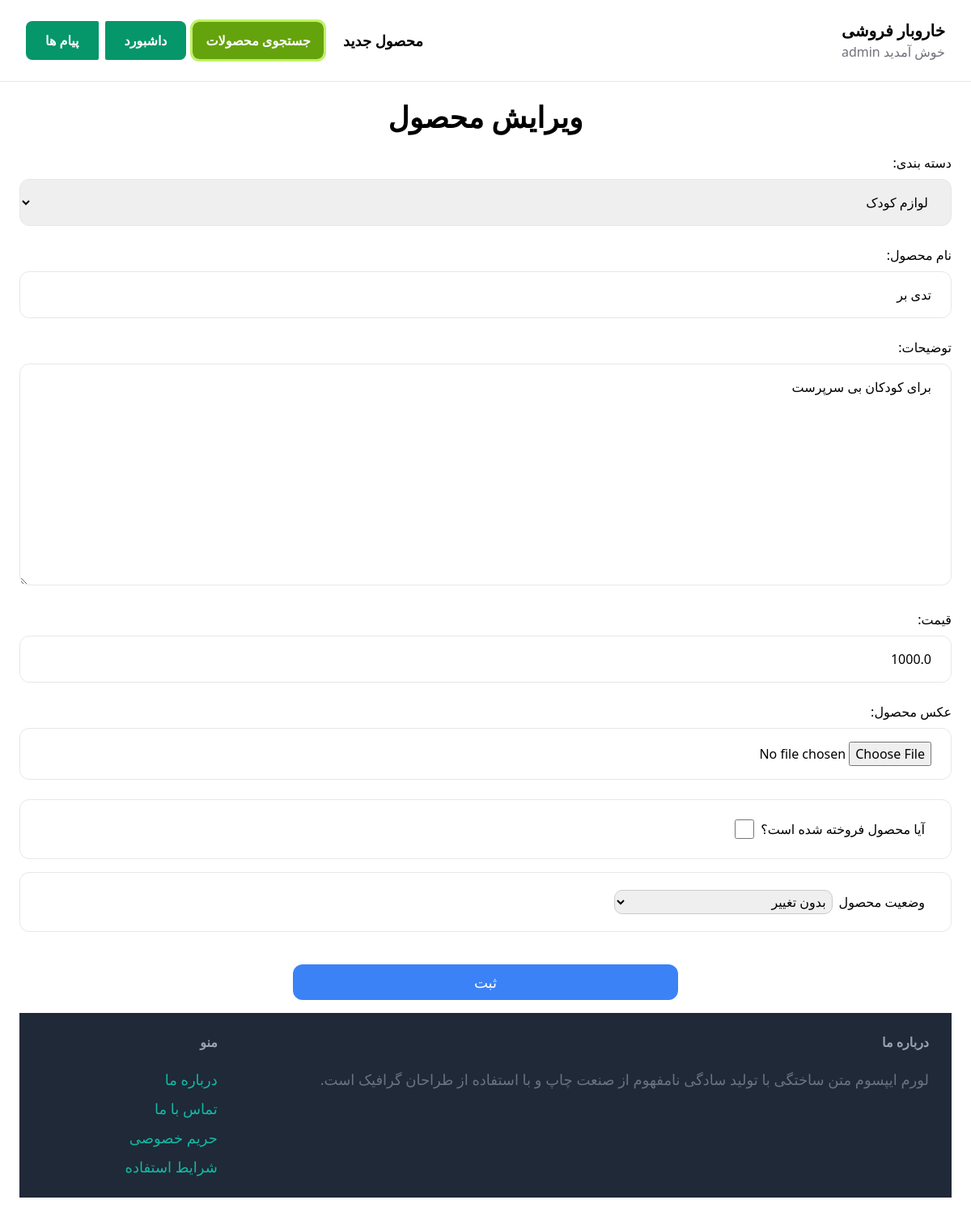
Page /items/30/edit (signed in) on the committed database.
### item/models.py (models this page shows, shortened)
class Item(models.Model):
    category = models.ForeignKey(Category , related_name='items',on_delete=models.CASCADE,verbose_name='دسته بندی')
    name = models.CharField(max_length=255,verbose_name='نام محصول')
    description = models.TextField(blank=True, null=True,verbose_name='توضیحات')
    price = models.FloatField(verbose_name='قیمت')
    image = models.ImageField(upload_to='item_images',blank=True,null=True,verbose_name='عکس محصول')
    is_sold = models.BooleanField(default=False,verbose_name='آیا محصول فروخته شده است؟')
    is_deleted = models.BooleanField(default=False)
    created_by = models.ForeignKey(User, related_name='items', on_delete=models.CASCADE)
    created_at = jmodels.jDateTimeField(auto_now_add=True)
    is_approved = models.BooleanField(default=False,verbose_name='آیا محصول مورد تایید است؟')
    is_rejected = models.BooleanField(default=False,)
    reject_msg = models.TextField(blank=True, null=True, verbose_name='توضیحات عدم تایید محصول')
    modified_at = jmodels.jDateTimeField(auto_now=True)

### item/views.py (the view)
# urls.py: path('<int:pk>/edit', views.edit_item , name='edit'),
@login_required
def edit_item(request, pk):
    item = get_object_or_404(Item, pk=pk)
    if not (request.user == item.created_by or request.user.is_superuser):
        return render(request, 'core/403.html', status=403)
    if request.method == 'POST':
        if request.user.is_superuser:
            form = AdminEditItemForm(request.POST, request.FILES, instance=item)
        else:
            form = EditItemForm(request.POST, request.FILES, instance=item)
        if form.is_valid():
            if request.user.is_superuser:
                action = form.cleaned_data.get('action')  # Use get() method to avoid KeyError
                if action == 'is_rejected':
                    item.is_rejected = True
                    item.is_approved = False
                elif action == 'is_approved':
                    item.is_rejected = False
                    item.is_approved = True
            else: # if user edited, item would go to admin check state
                item.is_approved = False
                item.is_rejected = False
            form.save()
            return redirect('item:detail', pk=item.id)
    else:
        if request.user.is_superuser:
            form = AdminEditItemForm(instance=item)
        else:
            form = EditItemForm(instance=item)
    return render(request, 'item/form.html', {
        'form': form,
        'title': 'ویرایش محصول',
        'user': request.user,
    })

### core/context_processors.py (called while the page is built)
def js_messages(request):
    js_messages = [str(message) for message in messages.get_messages(request)]
    return {'js_messages': js_messages}

### item/models.py (called while the page is built)
    def __str__(self):
        return self.name

### item/templates/item/form.html (shortened to what this page needs)
{% extends "core/base.html" %}
{% block content %}
<center><h1 class='mb-6 mx-0 text-4xl font-bold '>{{ title }}</h1></center>
<form action="" enctype="multipart/form-data" method="POST">
    <div class="space-y-4">
        {% for field in form %}
            {% if field.name == 'is_sold' %}
                <div class="py-4 px-6 rounded-xl border w-full">
                    <label for="{{ field.id_for_label }}" class="flex items-center">
                        <span class="m-2">{{ field.label }}</span>
                        {{ field }}
                    </label>
                </div>
            {% elif request.user.is_superuser and field.name == 'action' %}
                <div class="py-4 px-6 rounded-xl border w-full">
                    <label for="{{ field.id_for_label }}" class="flex items-center">
                        <span class="m-2">{{ field.label }}</span>
                        {{ field }}
                    </label>
                </div>
            {% elif field.name == 'reject_msg' and form.is_rejected.value %}
                <div class="py-4 px-6 rounded-xl border w-full">
                    <label for="{{ field.id_for_label }}" class="block font-bold text-gray-700">{{ field.label }}</label>
                    {{ field }}
                    {{ field.errors }}
                </div>
            {% else %}
                <div>
                    {{ field.label_tag }}
                    {{ field }}
                </div>
            {% endif %}
        {% endfor %}
    <div>
    <center><button type="submit" class="mt-6 py-2 px- lg:px-56 text-lg bg-blue-500
     hover:bg-blue-700 rounded-xl text-white">ثبت</button><center>
</form>
{% endblock %}

### core/templates/core/base.html (shortened to what this page needs)
<!DOCTYPE html>
<html >
    <head>
        <link rel="stylesheet" href="https://cdnjs.cloudflare.com/ajax/libs/noUiSlider/14.6.3/nouislider.min.css">
        <script src="https://cdn.tailwindcss.com"></script>
    </head>
    <body dir="rtl">
        <nav class="px-8 py-6 flex justify-between items-center border-b border-gray-200">
            <div >
                <a href="/" class="text-xl font-semibold" >خاروبار فروشی</a>
                {% if request.user.is_authenticated %}
                <p class="text-zinc-500">خوش آمدید {{request.user}}</P>  {% endif %}
            </div>
            <div class="flex items-center">
                <a href="{% url 'item:new_item'%}" class="px-4 text-lg font-semibold hover:text-gray-500">محصول جدید</a>
                <div class="dropdown">
                    <a href="{% url 'item:browse' %}" class=" mx-2 px-4 py-3 font-semibold bg-lime-600 outline outline-lime-300 text-white rounded-lg hover:bg-lime-800">جستجوی محصولات</a>
                </div>
                {% if request.user.is_authenticated %}
                <a href="{% if user.is_superuser %}{% url 'dashboard:admin_dash' %}{% else %}{% url 'dashboard:index' %}{% endif %}" class="px-6 ml-2  py-3 font-semibold bg-emerald-600 text-white rounded-r-lg rounded-l-sm hover:bg-emerald-400">داشبورد</a>
                <a href="{% url 'conversation:inbox' %}" class="px-6 py-3 font-semibold bg-emerald-600 text-white rounded-l-lg rounded-r-sm hover:bg-emerald-400">پیام ها</a>
                {% endif %}
            </div>
        </nav>
        <div class="px-6 py-6">
            {% block content %}
            {% endblock %}
        </div>
        <footer class="px-6 py-6 flex justify-between bg-gray-800 ">
            <div class="w-4/5 pr-1">
                <h3 class="mb-5 font-semibold text-gray-400">درباره ما</h3>
                <p class="text-lg text-gray-500">لورم ایپسوم متن ساختگی با تولید سادگی نامفهوم از صنعت چاپ و با استفاده از طراحان گرافیک است.</p>
            </div>
            <div class="w-1/5">
                <h3 class="mb-5 font-semibold text-gray-400">منو</h3>
                <uL class="space-y-2">
                    <li> <a href="{% url 'core:contact' %}" class="text-lg text-teal-500 hover:text-teal-700">درباره ما</a> </li>
                    <li> <a href="{% url 'core:contact' %}" class="text-lg text-teal-500 hover:text-teal-700">تماس با ما</a> </li>
                    <li> <a href="{% url 'core:contact' %}" class="text-lg text-teal-500 hover:text-teal-700">حریم خصوصی</a> </li>
                    <li> <a href="{% url 'core:contact' %}" class="text-lg text-teal-500 hover:text-teal-700">شرایط استفاده</a> </li>
                </ul>
            </div>
        </footer>
    </body>
</html>

### core/templates/core/base.html (style rules this page uses)
.dropdown { position: relative; }

### rows in the picture
Item: form "لوازم کودک" "تدی بر" "برای کودکان بی سرپرست" "1000.0"

### other values in the picture
{{ request.user }} "admin"
{{ title }} "ویرایش محصول"
{{ field.label_tag }} "دسته بندی:" "نام محصول:" "توضیحات:" "قیمت:" "عکس محصول:"
{{ field.label }} "آیا محصول فروخته شده است؟"
{{ field.label }} "وضعیت محصول"
